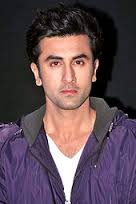
%> input picture query images/1.jpg, 136 x 204 px
$ octave feature_training.m   (GNU Octave 9; MATLAB toolbox functions it lacks are replaced by stand-ins)
%> lines starting %> are read from the running program, lines starting %| are printed output that depends on the picture
%> the answer given: query images/1.jpg
%> further down, im is the input picture: size 204x136x3 uint8; mean R, G, B 91.8, 73.6, 82.3
### rgb_avg.m
function [ am ] = rgb_avg(I)
%UNTITLED Summary of this function goes here
%   Detailed explanation goes here
I1=imresize(I,[100,100]);
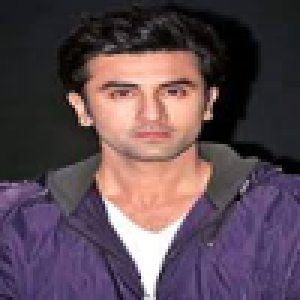
%> I1: size 100x100x3 uint8 (shown 3 times larger); mean R, G, B 91.8, 73.6, 82.3

if size(I1,3)==3 %RGB image-3D
meanRed1 = mean2(I1(:,:,1));
%> meanRed1 = 91.84
meanGreen1 = mean2(I1(:,:,2));
%> meanGreen1 = 73.62
meanBlue1 = mean2(I1(:,:,3));
%> meanBlue1 = 82.29
am=[meanRed1 meanGreen1 meanBlue1];
%> am = [91.84 73.62 82.29]
else                        %grayscale image-2D
     am=mean(mean(reshape(I1, [], 2)));
end

end

### feature_training.m
%feature based images
%forming rgb avg database for all the images of the image database
clc;
clear all;
close all;
[fname, path]=uigetfile('.jpg','input image');
fname1=strcat(path,fname);
[pathstr,fname,ext] = fileparts(fname1);
im=imread(fname1);
imshow(im);
title('input image');
fname=str2num(fname);
c=rgb_avg(im);
%> c = [91.84 73.62 82.29]
try
    load db2
    F=[fname c];
%> F = [1 91.84 73.62 82.29]
    db2=[db2;F];
%> db2 = 51 rows, first 8: [1 201.4 164.9 127.3; 2 108.4 122.3 64.77; 3 127.9 93.41 45.43; 4 111.7 87.34 99.97; 5 62.02 89.88 109.5; 6 68.91 46.8 85.56; 7 97.7 83.06 65.84; 8 86.67 88.28 93.74]
    save db2.mat db2
catch
   db2=[fname c];
   save db2.mat db2
end
